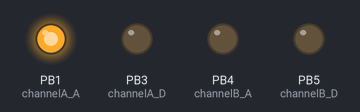
This sketch was run on a simulated ATtiny85, built with avr-gcc and run on an emulated ATtiny85. Shown: output pins drawn as LEDs (lit = HIGH).

Above: at 0.05 s.
At 3.05 s:
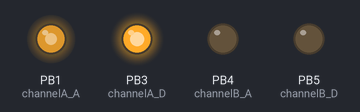
At 4.95 s:
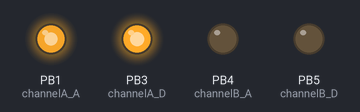
Timing chart, 0 to 6.5 s (numbered marks = the images above):
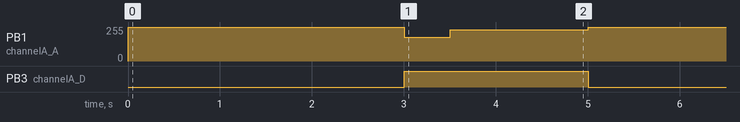

The sketch:

testEMonDigispark.ino
```cpp
#define channelA_D 3
#define channelA_A 1
#define channelB_D 5
#define channelB_A 4

void EMon(bool _channel, int _value){
  int valueOnOrigin = (_value-127)*2;
  if(valueOnOrigin>255) {valueOnOrigin = 255;}
  if(_channel) {
    if(valueOnOrigin>0) {
     digitalWrite(channelA_D, HIGH);
     analogWrite(channelA_A, 255-valueOnOrigin);
    } else {
     digitalWrite(channelA_D, LOW);
     analogWrite(channelA_A, -valueOnOrigin);
    }
  } else {
    if(valueOnOrigin>0) {
     digitalWrite(channelB_D, HIGH);
     analogWrite(channelB_A, 255-valueOnOrigin);
    } else {
     digitalWrite(channelB_D, LOW);
     analogWrite(channelB_A, -valueOnOrigin);
    }
  }
}

void setup() {
  // put your setup code here, to run once:
  pinMode(channelA_D,OUTPUT);
  pinMode(channelA_A,OUTPUT);
  pinMode(channelB_D,OUTPUT);
  pinMode(channelB_A,OUTPUT);
}

void loop() {
  // put your main code here, to run repeatedly:
  EMon(true, 0);
  delay(3000);
  EMon(true,165);
  delay(500);
  EMon(true,137);
  delay(1500);

//  digitalWrite(3, LOW);
//  analogWrite(1, 255);
//
//  delay(3000);
//  digitalWrite(3, HIGH);
//  analogWrite(1, 180);
//
//  delay(2000);
}
```

Measured:
- by itself, PB1 (channelA_A): repeats every 5.0 s: 179/255 0.50 s, 235/255 1.5 s, 254/255 3.0 s
- by itself, PB3 (channelA_D): alternates HIGH for 2.0 s and LOW for 3.0 s
